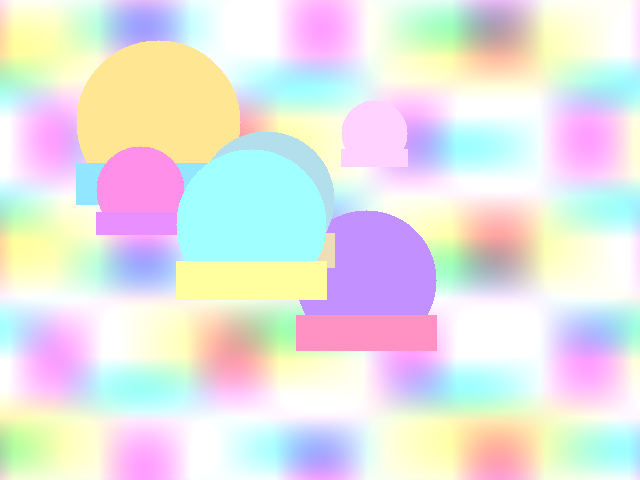
#> input picture crates/ip-lite/tests/fixtures/bright_640x480.png, 640 x 480 px
$ python -i tilt.py   (imports and definitions only)   (older library calls are emulated)
#> lines starting #> are read from the running program, lines starting #| are printed output that depends on the picture; after the words box and inside, x2 and y2 are one past the last pixel; in counts of white or black regions, pixels touching at a corner belong together
"""Horizon / level estimation (doc 03 §3.1.1): how far the dominant straight structures
(horizon, building edges, door frames, poles) deviate from level. Runs inside the `quality` step;
the Rust port is `crates/ip-lite/src/tilt.rs` (cross-checked by `crates/ip-lite/tests/parity.rs`
on the fixtures written by `scripts/gen_lite_fixtures.py`), so every profile computes the same.

Convention: `tilt_deg` > 0 means the content is rotated clockwise (the horizon falls to the right);
rotating the photo counter-clockwise by `tilt_deg` levels it. Range +-TILT_MAX_DEG.

Method: an orientation-gated Hough transform restricted to near-axis lines.
  g        = gray (long edge ~1024, as the quality step), Gaussian sigma BLUR_SIGMA, Sobel gx / gy
  edges    = pixels with |grad| > EDGE_LO (|grad| in 1/MAG_STEPS steps, so that ties thin the
             same way in both implementations), thinned by non-maximum suppression across the edge,
             whose line direction is within TILT_MAX_DEG + GATE_DEG of horizontal (family H) or
             vertical (family V); weight ramps from 0 at EDGE_LO to 1 at EDGE_HI
  votes    = each edge pixel votes for the candidate angles theta (BIN_DEG steps over
             +-TILT_MAX_DEG) within GATE_DEG of its own gradient direction (triangular weight), at
             its line offset rho(theta) (linear split between 1 px bins); one accumulator per family
  P_f(theta) = sum over the rho peaks (3-bin window, local maxima) of the soft-thresholded line
             length: only collinear runs of about LINE_MIN_FRAC x long edge and more count, so
             short texture edges (foliage, hair, fabric) never add up
  tilt     = centroid of the top half of P = P_H + P_V within +-PEAK_HALF_BINS of its maximum
  confidence = (1 - exp(-support / (SUPPORT_SCALE x long edge)))   support: line length at the peak
             x (1 - rival / peak)        best other angle (> RIVAL_BINS away): perspective, clutter
             x per family f whose own best angle is elsewhere (converging verticals against a level
               horizon, a tilted table edge against upright door frames):
               1 - (1 - exp(-P_f(own) / (FAMILY_SCALE x long edge))) x (1 - P_f(tilt) / P_f(own))
             x credibility: the share of the line evidence at the tilt (+-CRED_HALF_BINS, the
               smoothing window) that perspective cannot explain. A line more than CENTRE_FRAC of
               the image off the centre (its rho offset) leans under perspective alone: verticals
               off the centre column converge when the camera pitches (upward-shot buildings, a
               window frame at the side), horizontals off the centre row converge under yaw (table
               edges, sills, railings). Perspective leans the two sides in opposite directions, so
               off-centre lines count only as far as both sides agree (centre + 2 x min(below,
               above)); a roll moves every line alike. Exception: a near-horizontal family whose
               longest line spans HORIZON_FRAC of the width or more counts in full (a horizon is
               the vanishing line of the ground and stays level under pitch, wherever it sits).
               One-sided evidence (a single door frame, a striped shirt, a table edge) scores 0.
Photos without long straight lines (portraits on plain backgrounds, foliage, food) get a confidence
near 0; scoring flags `tilted` only above a calibrated confidence (bench/eval-tilt.py).
"""

from __future__ import annotations

import math
from typing import NamedTuple

import cv2
import numpy as np

TILT_MAX_DEG = 15.0
GATE_DEG = 2.0
BIN_DEG = 0.25
BLUR_SIGMA = 1.0
EDGE_LO = 20.0
EDGE_HI = 60.0
MAG_STEPS = 16.0
MARGIN = 2
LINE_MIN_FRAC = 0.04
PEAK_HALF_BINS = 3
RIVAL_BINS = 4
SUPPORT_SCALE = 0.5
FAMILY_SCALE = 0.5
CENTRE_FRAC = 0.15
HORIZON_FRAC = 0.2
CRED_HALF_BINS = 1

_K = int(round(2 * TILT_MAX_DEG / BIN_DEG)) + 1
_THETA = -TILT_MAX_DEG + BIN_DEG * np.arange(_K, dtype=np.float64)
_COS = np.cos(np.radians(_THETA))
_SIN = np.sin(np.radians(_THETA))
_GATE_BINS = int(math.floor(2 * GATE_DEG / BIN_DEG)) + 1


def _accumulate(
    xc: np.ndarray,
    yc: np.ndarray,
    delta: np.ndarray,
    wgt: np.ndarray,
    vertical: bool,
    n_rho: int,
    r0: float,
) -> np.ndarray:
    """(angle bin, rho bin) accumulator of one family's edge pixels."""
    acc = np.zeros(_K * n_rho, np.float64)
    if len(delta) == 0:
        return acc.reshape(_K, n_rho)
    k0 = np.ceil((delta - GATE_DEG + TILT_MAX_DEG) / BIN_DEG).astype(np.int64)
    for j in range(_GATE_BINS + 1):
        k = k0 + j
        ok = (k >= 0) & (k < _K)
        kk = np.where(ok, k, 0)
        dist = np.abs(_THETA[kk] - delta)
        ok &= dist < GATE_DEG
        if not ok.any():
            continue
        kk, dd = kk[ok], dist[ok]
        wv = wgt[ok] * (1.0 - dd / GATE_DEG)
        c, s = _COS[kk], _SIN[kk]
        rho = (xc[ok] * c + yc[ok] * s if vertical else yc[ok] * c - xc[ok] * s) + r0
        r = np.floor(rho).astype(np.int64)
        f = rho - r
        base = kk * n_rho + r
        # only the span this pass touches: the same per-bin sums as full-length bincounts
        lo, hi = int(base.min()), int(base.max()) + 2
        acc[lo:hi] += np.bincount(base - lo, wv * (1.0 - f), minlength=hi - lo)
        acc[lo:hi] += np.bincount(base + 1 - lo, wv * f, minlength=hi - lo)
    return acc.reshape(_K, n_rho)


class Lines(NamedTuple):
    """One family's line evidence per candidate angle."""

    total: np.ndarray  # P(theta): soft-thresholded strength of the rho peaks
    below: np.ndarray  # the part from lines more than CENTRE_FRAC of the image off-centre, one side
    above: np.ndarray  # ... and the other side
    longest: np.ndarray  # strength (collinear length) of the strongest single line


def _peaks(acc: np.ndarray, line_min: float) -> tuple[np.ndarray, np.ndarray]:
    """(rho peaks' strength, their soft-thresholded value; 0 elsewhere) of each angle row."""
    a3 = acc.copy()
    a3[:, 1:] += acc[:, :-1]
    a3[:, :-1] += acc[:, 1:]
    pad = np.pad(a3, ((0, 0), (2, 2)))
    c = pad[:, 2:-2]
    peak = (c > pad[:, 1:-3]) & (c > pad[:, :-4]) & (c >= pad[:, 3:-1]) & (c >= pad[:, 4:])
    soft = np.clip((c - line_min) / line_min, 0.0, 1.0)
    return np.where(peak, c, 0.0), np.where(peak, c * soft, 0.0)


def _line_profile(acc: np.ndarray, line_min: float) -> np.ndarray:
    """P(theta): soft-thresholded strength of the rho peaks of each angle row."""
    return _peaks(acc, line_min)[1].sum(axis=1)


def _lines(acc: np.ndarray, line_min: float, r0: int, edge: float) -> Lines:
    """Line evidence of one family's accumulator; rho bin j is a line j - r0 px off the centre."""
    c, val = _peaks(acc, line_min)
    off = np.arange(acc.shape[1]) - r0
    return Lines(
        val.sum(axis=1),
        val[:, off < -edge].sum(axis=1),
        val[:, off > edge].sum(axis=1),
        c.max(axis=1),
    )


def line_evidence(gray: np.ndarray) -> tuple[Lines, Lines]:
    """Line evidence (H, V) of the near-horizontal / near-vertical lines of a uint8 image."""
    h, w = gray.shape
    if min(h, w) < 4 * MARGIN + 16:
        z = np.zeros(_K)
        return Lines(z, z, z, z), Lines(z, z, z, z)
    g = cv2.GaussianBlur(gray.astype(np.float32), (0, 0), BLUR_SIGMA)
    gx = cv2.Sobel(g, cv2.CV_32F, 1, 0, ksize=3).astype(np.float64)
    gy = cv2.Sobel(g, cv2.CV_32F, 0, 1, ksize=3).astype(np.float64)
    # 1/16 steps: equal magnitudes on both sides of a pixel-aligned edge stay equal whatever the
    # float rounding, so the thinning keeps the same pixel here and in the Rust port
    mag = np.round(np.sqrt(gx * gx + gy * gy) * MAG_STEPS) / MAG_STEPS
    t = math.tan(math.radians(TILT_MAX_DEG + GATE_DEG))
    strong = mag > EDGE_LO
    strong[:MARGIN] = strong[-MARGIN:] = False
    strong[:, :MARGIN] = strong[:, -MARGIN:] = False
    # family gate and non-maximum suppression across the edge (up/down for H, left/right for V),
    # evaluated on the strong pixels only: the margin keeps the neighbours inside the image, and
    # the pixels stay in row-major order (as np.nonzero of full-image masks), so every sum below
    # adds the same numbers in the same order
    ys0, xs0 = np.nonzero(strong)
    m0, gx0, gy0 = mag[ys0, xs0], gx[ys0, xs0], gy[ys0, xs0]
    ax, ay = np.abs(gx0), np.abs(gy0)
    hsel = (ax <= t * ay) & (m0 >= mag[ys0 - 1, xs0]) & (m0 > mag[ys0 + 1, xs0])
    vsel = (ay <= t * ax) & (m0 >= mag[ys0, xs0 - 1]) & (m0 > mag[ys0, xs0 + 1])
    line_min = LINE_MIN_FRAC * max(w, h)
    r0 = math.ceil(math.hypot(w, h) / 2) + 2
    n_rho = 2 * r0 + 2
    cx, cy = (w - 1) / 2.0, (h - 1) / 2.0
    out = []
    for sel, vertical in ((hsel, False), (vsel, True)):
        ys, xs = ys0[sel], xs0[sel]
        gxs, gys = gx0[sel], gy0[sel]
        delta = np.degrees(np.arctan(gys / gxs if vertical else -gxs / gys))
        wgt = np.clip((m0[sel] - EDGE_LO) / (EDGE_HI - EDGE_LO), 0.0, 1.0)
        acc = _accumulate(xs - cx, ys - cy, delta, wgt, vertical, n_rho, r0)
        # offsets across the lines: vertical for H, horizontal for V
        out.append(_lines(acc, line_min, r0, CENTRE_FRAC * (w if vertical else h)))
    return out[0], out[1]


# [59 lines left out: functions line_profiles, _smooth, credibility, combine, estimate_tilt, not called in this run]

>>> import cv2
>>> picture = cv2.imread('../../../crates/ip-lite/tests/fixtures/bright_640x480.png', cv2.IMREAD_GRAYSCALE)
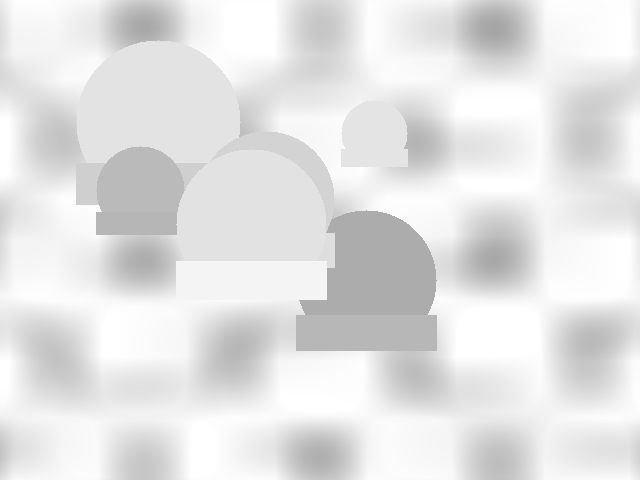
#> picture: shape (480, 640); min 165, max 255, mean 227.2
>>> result = line_evidence(picture)
#> in line_evidence, `g = cv2.GaussianBlur(gray.astype(np.float32), (0, 0), BLUR_SIGMA)`:
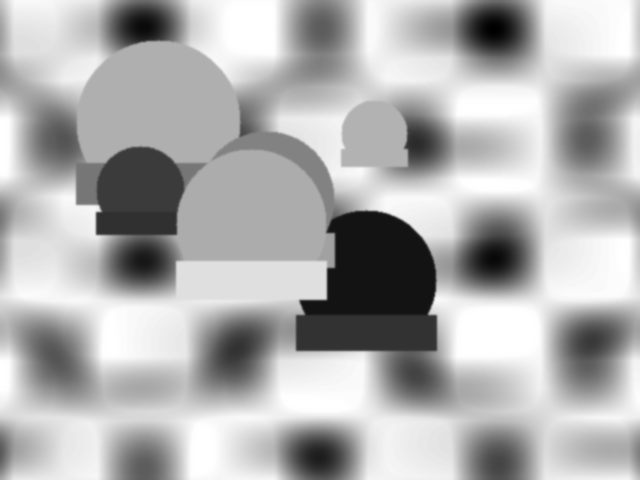
#> g: shape (480, 640) float32; min 165, max 255, mean 227.2; drawn with min black and max white
#> in line_evidence, `gx = cv2.Sobel(g, cv2.CV_32F, 1, 0, ksize=3).astype(np.float64)`:
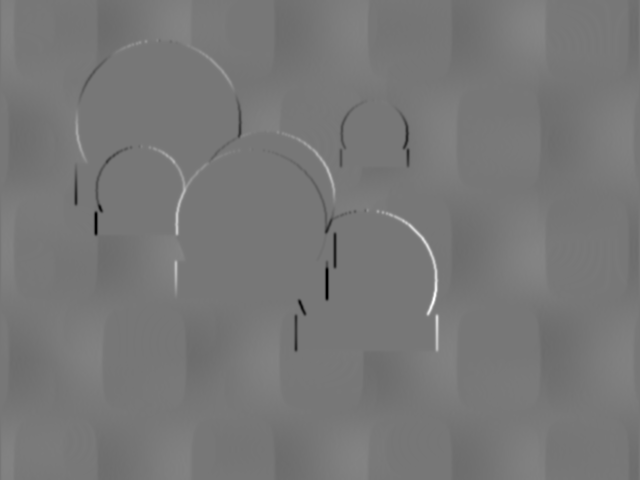
#> gx: shape (480, 640) float64; min -184.6, max 207.8, mean 0.1; drawn with min black and max white
#> in line_evidence, `gy = cv2.Sobel(g, cv2.CV_32F, 0, 1, ksize=3).astype(np.float64)`:
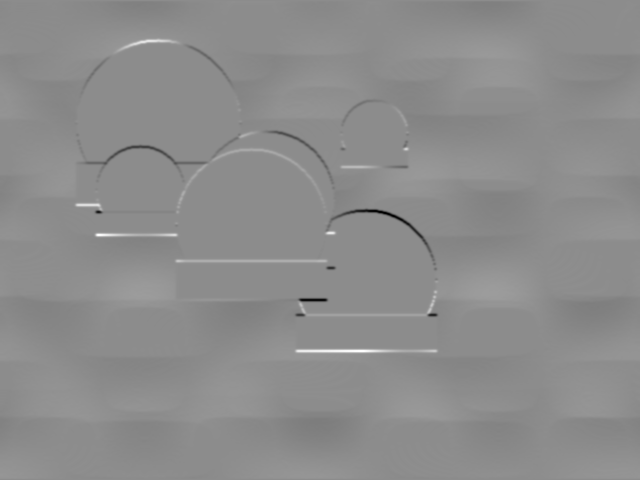
#> gy: shape (480, 640) float64; min -204.9, max 165.9, mean -0.1; drawn with min black and max white
#> in line_evidence, `strong = mag > EDGE_LO`:
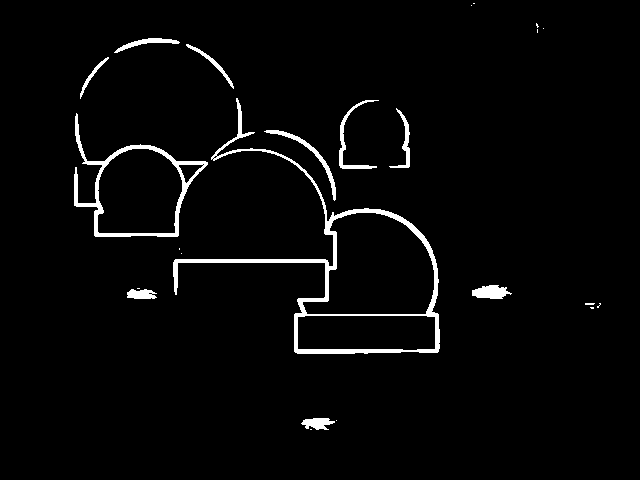
#> strong: shape (480, 640) bool; 2.9% white; 24 white regions (13 under 20 px), largest, box (x1, y1, x2, y2) and area: (173, 98, 440, 354) 4130, (74, 113, 208, 237) 1945, (264, 130, 336, 201) 458
#> in line_evidence, `ys0, xs0 = np.nonzero(strong)`: ys0 = 8884 values from 3 to 429; xs0 = 8884 values, max 600 at index 7270, min 74 at index 3175, mean 276.5
#> in line_evidence, `m0, gx0, gy0 = mag[ys0, xs0], gx[ys0, xs0], gy[ys0, xs0]`: m0 = 8884 values, max 218.1 at index 7199, min 20.06 at index 2, mean 59.3; gx0 = 8884 values, max 207.8 at index 7199, min -184.6 at index 6176, mean -0.199; gy0 = 8884 values, max 165.9 at index 4860, min -204.9 at index 4215, mean 1.24
#> in line_evidence, `ax, ay = np.abs(gx0), np.abs(gy0)`: ax = 8884 values, max 207.8 at index 7199, min 0 at index 1559, mean 31.55; ay = 8884 values, max 204.9 at index 4215, min 0 at index 2200, mean 36.95
#> the loop in line_evidence, `for sel, vertical in ((hsel, False), (vsel, True)):` made 2 passes
#> vertical on passes 1 to 2: False, True
#> pass 1, in line_evidence, `acc = _accumulate(xs - cx, ys - cy, delta, wgt, vertical, n_rho, r0)`:
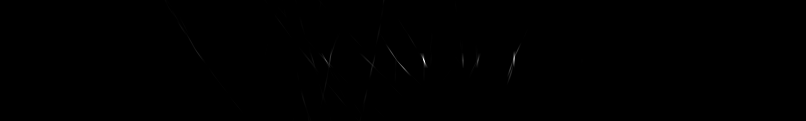
#> acc: shape (121, 806) float64; min 0, max 59.47, mean 0; drawn with min black and max white
#> pass 1, in _peaks, `peak = (c > pad[:, 1:-3]) & (c > pad[:, :-4]) & (c >= pad[:, 3:-1]) & ..`:
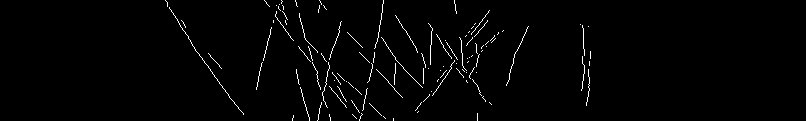
#> peak: shape (121, 806) bool; 1.6% white in thin lines or dots, all inside (x1, y1, x2, y2) = (165, 0, 591, 121)
#> after the loop in line_evidence, `for sel, vertical in ((hsel, False), (vsel, True)):`: out = 2 items
